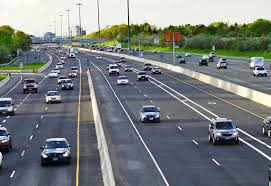
#> input picture images.jpg, 271 x 186 px, found by its file name
$ python cv_12.py
#> lines starting #> are read from the running program, lines starting #| are printed output that depends on the picture
# Canny Edge Detection
#1 Noise Reduction
#2 Intensity of the gradient of the image
#3 Non - maximum suppression
#4 Thresholding

import cv2
import numpy as np

img = cv2.imread("D:\images\images.jpg")
#> img is the input picture: shape (186, 271, 3); mean B, G, R 125, 125.3, 119.3
#resize = cv2.resize(img,(520,520))
min_thresh = 100
max_thresh = 200
edges = cv2.Canny(img,min_thresh,max_thresh)
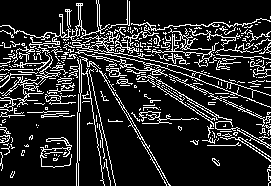
#> edges: shape (186, 271); 15.8% white in thin lines or dots

cv2.imshow("Original",img)
cv2.imshow("Edges",edges)

cv2.waitKey(0)
cv2.destroyAllWindows()
